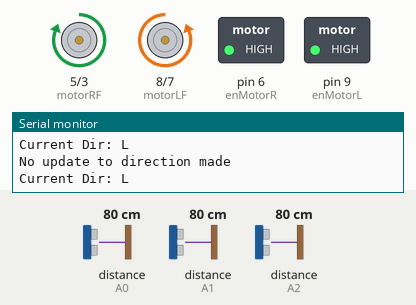
Recording of a sketch running on a simulated Arduino Uno, built with avr-gcc and run on an emulated ATmega328P. Parts: motor-driver pin pairs drawn as motors (green arrow = first pin HIGH = forward, orange = second pin HIGH = backward, longer = more drive), switched loads named in the sketch (green lamp = pin HIGH), the last lines printed to the serial monitor. Inputs (shaded band) come from the test bench; at power-on: distance to the obstacle (sensors on A1, A0, A2) 80 cm.

Above: at 1.2 s.
1.3 s: distance to the obstacle (sensor on A1) set to 25 cm
2.8 s: distance to the obstacle (sensor on A1) set to 18 cm
At 4.0 s:
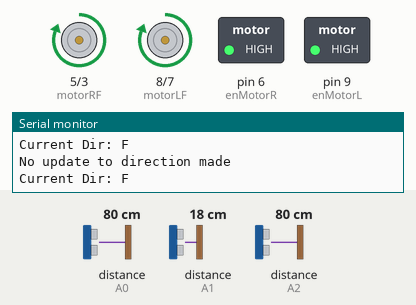
4.3 s: distance to the obstacle (sensor on A0) set to 18 cm
5.8 s: distance to the obstacle (sensor on A0) set to 14 cm
At 7.0 s:
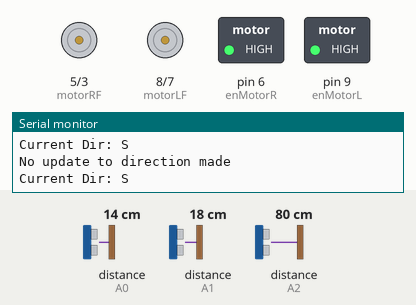
7.3 s: distance to the obstacle (sensor on A1) set to 12 cm
8.8 s: distance to the obstacle (sensor on A1) set to 9 cm
At 10.2 s:
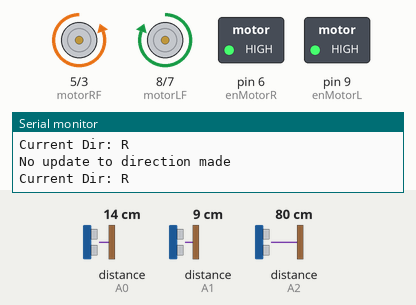
Timing chart, 0 to 11.4 s (numbered marks = the images above; inputs shaded):
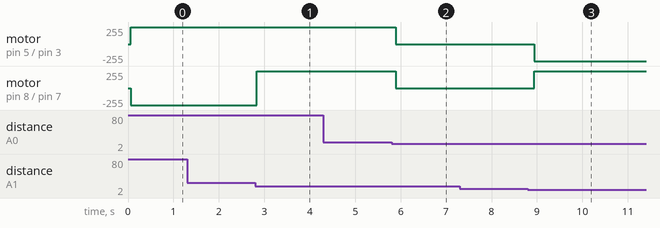

The sketch:

robussy_mk2.ino
```cpp
//Software to test a maze running robot
#include <SharpIR.h>

// Pin definitions
#define sensorFpin A0
#define sensorLpin A1
#define sensorRpin A2
#define model 1080

int enMotorL = 9; //left motor speed pin
int motorLF = 8; //left motor forward
int motorLB = 7; //left motor backward

int enMotorR = 6; //right motor speed pin
int motorRF = 5; //right motor forward
int motorRB = 3; //right motor backward

int threshold = 16;

SharpIR sensorF = SharpIR(sensorFpin, model);
SharpIR sensorL = SharpIR(sensorLpin, model);
SharpIR sensorR = SharpIR(sensorRpin, model);

int fDistance, lDistance, rDistance;

char newDir = 'S';
char currentDir;

void setup() {
  Serial.begin(115200);
  Serial.println("Starting");

  pinMode(motorLF, OUTPUT);
  pinMode(motorRF, OUTPUT);
  pinMode(motorLB, OUTPUT);
  pinMode(motorRB, OUTPUT);
  pinMode(enMotorR, OUTPUT);
  pinMode(enMotorL, OUTPUT);

  analogWrite(enMotorR, 255);
  analogWrite(enMotorL, 255);

  digitalWrite(motorLF, LOW);
  digitalWrite(motorLB, LOW);
  digitalWrite(motorRF, LOW);
  digitalWrite(motorRB, LOW);
}

void checkSensors() {
  fDistance = sensorF.distance();
  lDistance = sensorL.distance();
  rDistance = sensorR.distance();
}

void loop() {
  checkSensors();
  leftFollowingAlgorithm();
  setDirection();
  delay(100);
}

void leftFollowingAlgorithm() {
  if (lDistance < threshold - 5) {
    newDir = 'R'; // Move right if too close to the left wall
  } else if (lDistance > threshold + 5) {
    newDir = 'L'; // Move left if too far from the left wall
  } else if (fDistance < threshold) {
    newDir = 'S'; // Stop if there is an obstacle in front
  } else {
    newDir = 'F'; // Move forward if no obstacles are detected
  }
}

void setDirection() {
  if (newDir == currentDir) {
    Serial.println("No update to direction made");
  } else if (newDir == 'F') {
    digitalWrite(motorLF, HIGH);
    digitalWrite(motorLB, LOW);
    digitalWrite(motorRF, HIGH);
    digitalWrite(motorRB, LOW);
    Serial.println("Moving Forward");
  } else if (newDir == 'S') {
    digitalWrite(motorLF, LOW);
    digitalWrite(motorLB, LOW);
    digitalWrite(motorRF, LOW);
    digitalWrite(motorRB, LOW);
    Serial.println("Stopping");
  } else if (newDir == 'L') {
    digitalWrite(motorLF, LOW);
    digitalWrite(motorLB, HIGH);
    digitalWrite(motorRF, HIGH);
    digitalWrite(motorRB, LOW);
    Serial.println("Turning Left");
    delay(200);
  } else if (newDir == 'R') {
    digitalWrite(motorLF, HIGH);
    digitalWrite(motorLB, LOW);
    digitalWrite(motorRF, LOW);
    digitalWrite(motorRB, HIGH);
    Serial.println("Turning Right");
    delay(200);
  }

  currentDir = newDir;
  Serial.print("Current Dir: ");
  Serial.println(currentDir);
}
```

Measured:
- the behaviour switches between 22 and 21 cm on distance to the obstacle (sensor on A1) (found by bisection; images 0 and 1)
- the behaviour switches between 16 and 15 cm on distance to the obstacle (sensor on A0) (found by bisection; images 1 and 2)
- the behaviour switches between 11 and 10 cm on distance to the obstacle (sensor on A1) (found by bisection; images 2 and 3)
- after the input at 2.8 s, motor on pin 8 (motorLF) / pin 7 (motorLB): backward 255/255 → forward 255/255 at once
- after the input at 5.8 s, motor on pin 5 (motorRF) / pin 3 (motorRB), motor on pin 8 (motorLF) / pin 7 (motorLB): forward 255/255 → stopped after 0.09 s
- after the input at 8.8 s, motor on pin 5 (motorRF) / pin 3 (motorRB): stopped → backward 255/255 after 0.14 s; motor on pin 8 (motorLF) / pin 7 (motorLB): stopped → forward 255/255 after 0.14 s
